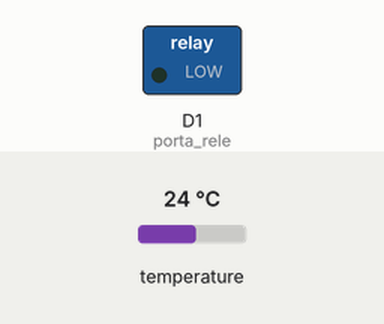
The sketch below on a simulated ESP8266 (NodeMCU). Shown: switched loads named in the sketch (green lamp = pin HIGH). The inputs (shaded band) are chosen by the test bench; at power-on: temperature 24 °C. WiFi joins after 1.5 s; servers stay silent unless stated; uploads are accepted with an empty reply; what the sketch prints to the serial monitor is not drawn.

Above: at 0.1 s.
At 3.3 s:
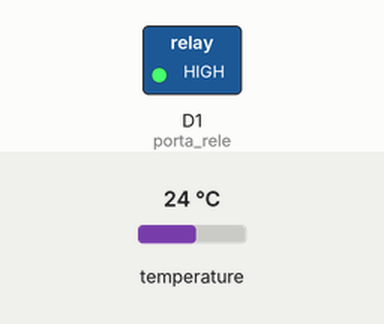
Timing chart, 0 to 4.8 s (numbered marks = the images above):
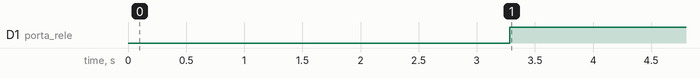

Measured:
- by itself, D1 (porta_rele): LOW → HIGH at 3.3 s

The sketch:

ArduinoTemperatureController.ino
```cpp
#include <OneWire.h>
#include <DallasTemperature.h>
#include <ESP8266WiFi.h>
#include <ESP8266HTTPClient.h>

#define DS18B20 D2          //DS18B20 is connected to GPIO Pin 2

String apiKey = "xxx";     //  Enter your Write API key from ThingSpeak
const char* ssid =  "xxx";     // Enter your WiFi Network's SSID
const char* pass =  "xxx"; // Enter your WiFi Network's Password
float temp;
float setPoint = 25.5;
float tempAction = 0.7;
bool relayActivated = false;


OneWire ourWire(DS18B20);
DallasTemperature sensor(&ourWire);
WiFiClient client;

int porta_rele = D1;

void setup()
{
       pinMode(porta_rele, OUTPUT);
       digitalWrite(porta_rele, LOW);
       Serial.begin(115200);
       delay(1000);
       sensor.begin();

       Serial.print("Connecting to: ");
       Serial.println(ssid);


       WiFi.begin(ssid, pass);

      while (WiFi.status() != WL_CONNECTED)
     {
            delay(100);
            Serial.print("*");
     }
      Serial.println("");
      Serial.println("***WiFi connected***");

}

void loop()
{

      sensor.requestTemperatures();
      temp = sensor.getTempCByIndex(0);

      Serial.println("Temperatura: " + String(temp));

      if(temp != -127.00){
         if(relayActivated){
            if(temp >= setPoint){
                 relayActivated = false;
                 digitalWrite(porta_rele, LOW);
            }
         }else{
           if(temp <= (setPoint - tempAction)){
                relayActivated = true;
                digitalWrite(porta_rele, HIGH);
           }
         }
      }else{
        Serial.println("Erro na sonda, verifique se a mesma esta encaixada corretamente!");
        digitalWrite(porta_rele, LOW);
      }

        HTTPClient http;  //Declare an object of class HTTPClient

          http.begin("http://www.xxx.com/monitor.php?api_key="+apiKey+"&temperatura="+String(temp));
          int httpCode = http.GET();
          Serial.println("Sending...");
          /*if (httpCode > 0) { //Check the returning code
            Serial.print("Return status: " + httpCode);
            String payload = http.getString();   //Get the request response payload
            Serial.println(payload);                    //Print the response payload

          }*/
          http.end();

      delay(3000);
}
```
